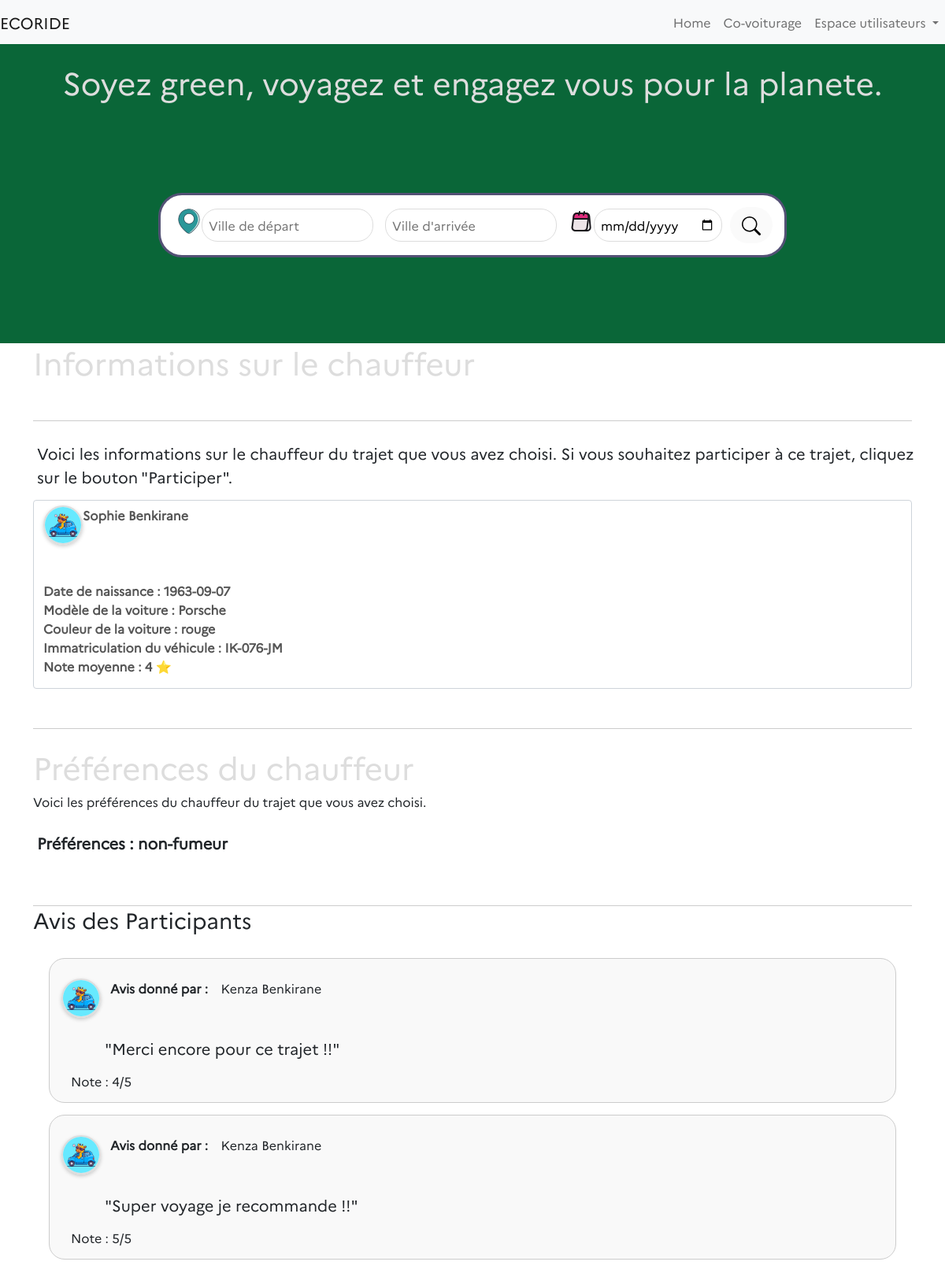
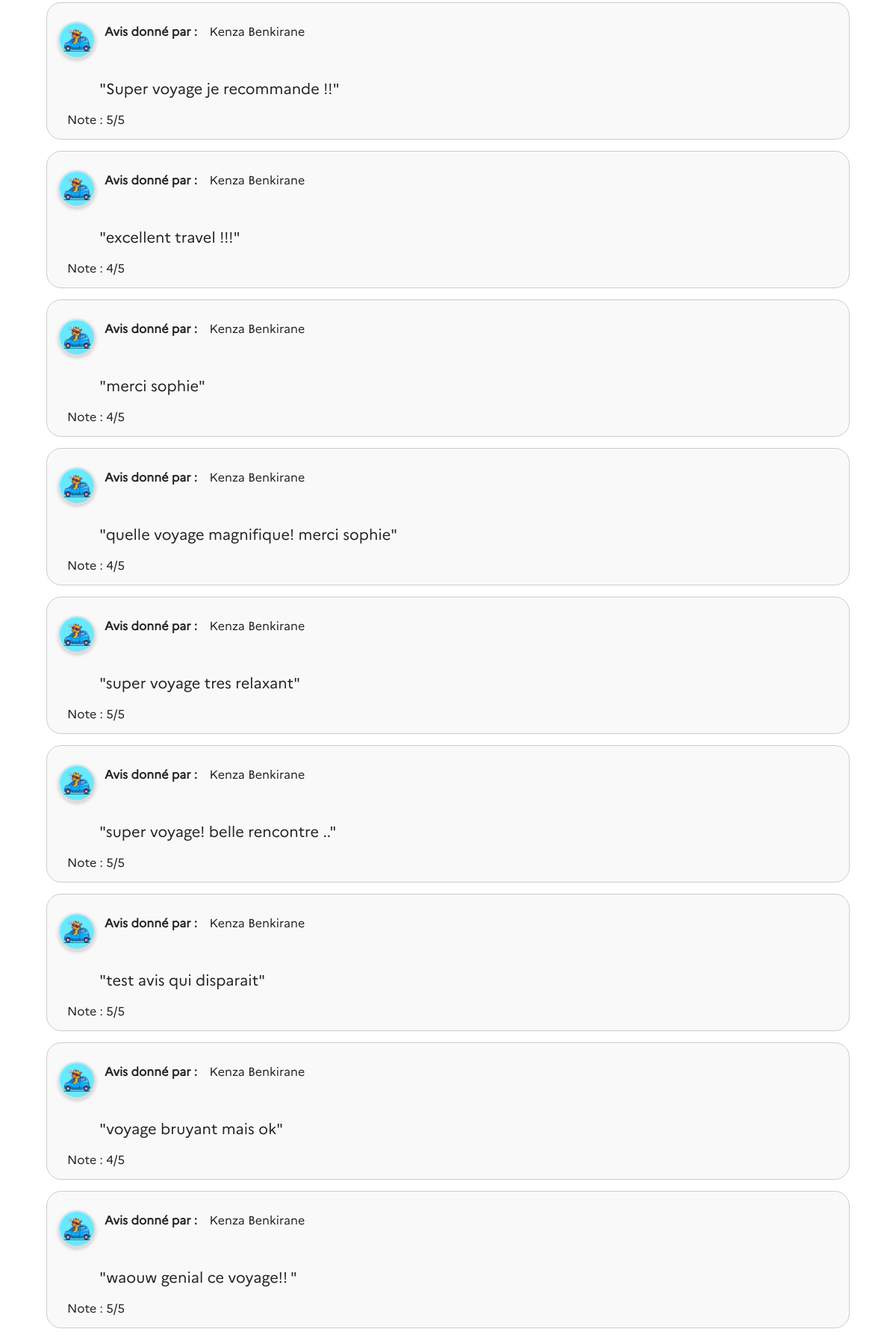
The page /pages/participer.php?covoiturage_id=140 (upper part) on the database its author committed (2 pictures, top to bottom).
### tables this page shows
CREATE TABLE "covoiturages" (
	"covoiturage_id"	INTEGER,
	"date_depart"	TEXT,
	"heure_depart"	TEXT,
	"lieu_depart"	TEXT,
	"date_arrivee"	TEXT,
	"heure_arrivee"	TEXT,
	"prix_personne"	INTEGER,
	"user_id"	INTEGER,
	"created_at"	TEXT,
	"lieu_arrivee"	TEXT,
	"nb_place"	INTEGER,
	"voiture_id"	INTEGER,
	"evaluation"	INTEGER,
	"commentaire"	TEXT,
	"statut"	TEXT DEFAULT 'en_attente',
	"duree_heures_minutes"	TEXT,
	PRIMARY KEY("covoiturage_id" AUTOINCREMENT),
	FOREIGN KEY("user_id") REFERENCES "utilisateurs"("user_id")
);

CREATE TABLE "utilisateurs" (
	"user_id"	INTEGER,
	"nom"	TEXT,
	"prenom"	TEXT,
	"adresse"	TEXT,
	"email"	TEXT UNIQUE,
	"password"	TEXT,
	"telephone"	TEXT,
	"date_naissance"	TEXT,
	"photo"	BLOB,
	"pseudo"	TEXT UNIQUE,
	"credits"	INTEGER DEFAULT 20,
	"ville"	TEXT,
	"average_note"	INTEGER,
	PRIMARY KEY("user_id" AUTOINCREMENT)
);

CREATE TABLE "voitures" (
	"voiture_id"	INTEGER,
	"modele"	TEXT,
	"immatriculation"	TEXT UNIQUE,
	"energie"	TEXT,
	"couleur"	TEXT,
	"date_premiere_immatriculation"	TEXT,
	"user_id"	INTEGER,
	PRIMARY KEY("voiture_id" AUTOINCREMENT)
);

CREATE TABLE "avis" (
	"avis_id"	INTEGER,
	"commentaire"	TEXT,
	"note"	INTEGER,
	"covoiturage_id"	INTEGER,
	"statut"	TEXT DEFAULT 'en_attente',
	"voyageur_id"	INTEGER,
	"participation_id"	INTEGER,
	"chauffeur_id"	INTEGER,
	PRIMARY KEY("avis_id" AUTOINCREMENT)
);

### pages/participer.php (the view, shortened to what this page needs)
<?php
$pdo = new PDO("sqlite:/Users/macosdev/Documents/GitHub/ecoRide-DrissBenkirane/ecorideDatabase.db");
$pdo->setAttribute(PDO::ATTR_ERRMODE, PDO::ERRMODE_EXCEPTION);
$covoiturage = null;
if (isset($_GET['covoiturage_id'])) {
    $covoiturage_id = $_GET['covoiturage_id'];
    try {
        $stmt = $pdo->prepare("SELECT user_id FROM covoiturages WHERE covoiturage_id = :covoiturage_id");
        $stmt->bindParam(':covoiturage_id', $covoiturage_id);
        $stmt->execute();
        $userId = $stmt->fetch(PDO::FETCH_ASSOC);
        $userId = $userId['user_id'];
    } catch (PDOException $e) {
        echo "Erreur lors de la récupération des avis : " . $e->getMessage();
    }
    try {
        $stmt = $pdo->prepare("
            SELECT c.*, u.nom AS nom, u.average_note AS average_note, u.prenom AS prenom, u.date_naissance, u.photo,
                   v.modele, v.couleur, v.immatriculation, v.energie
            FROM covoiturages c
            LEFT JOIN utilisateurs u ON c.user_id = u.user_id
            LEFT JOIN voitures v ON c.voiture_id = v.voiture_id
            WHERE c.covoiturage_id = :covoiturage_id
        ");
        $stmt->bindParam(':covoiturage_id', $covoiturage_id, PDO::PARAM_INT);
        $stmt->execute();
        $covoiturage = $stmt->fetch(PDO::FETCH_OBJ);
    } catch (PDOException $e) {
        echo "Erreur lors de la récupération des informations du covoiturage : " . $e->getMessage();
    }
    try {
        $stmt = $pdo->prepare("
            SELECT
                u.user_id,
                u.nom,
                u.prenom,
                u.photo,
                a.avis_id,
                a.commentaire,
                a.note
            FROM Participations p
            JOIN avis a ON p.voyageur_id = a.voyageur_id
            JOIN utilisateurs u ON a.voyageur_id = u.user_id
            WHERE p.chauffeur_id = :chauffeur_id
        ");
        $stmt->bindParam(':chauffeur_id', $userId, PDO::PARAM_INT);
        $stmt->execute();
        $avis = $stmt->fetchAll(PDO::FETCH_OBJ);
    } catch (PDOException $e) {
        echo "Erreur lors de la récupération des données : " . $e->getMessage();
    }
}
require_once '/Users/macosdev/Documents/GitHub/ecoRide-DrissBenkirane/elements/header.php';
?>
<div class="container">
    <h1>Informations sur le chauffeur</h1>
    <div class="ligne-horizontale"></div>
    <p class="description">
        Voici les informations sur le chauffeur du trajet que vous avez choisi. Si vous souhaitez participer à ce
        trajet,
        cliquez sur le bouton "Participer".
    </p><br>
    <?php if ($covoiturage): ?>
        <div class="form-control">
            <div class="publication-header">
                <div class="utilisateur-info">
                    <span>
                        <img src="<?= htmlspecialchars($covoiturage->photo) ?>"
                            alt="Photo de <?= htmlspecialchars($covoiturage->nom) ?>" class="photo-utilisateur" height="50"
                            width="50">
                    </span>
                    <span class="utilisateur" name="prenom">
                        <?= htmlspecialchars($covoiturage->prenom) ?>
                    </span>
                    <span class="utilisateur" name="nom">
                        <?= htmlspecialchars($covoiturage->nom) ?></span><br><br><br><br>
                    <span class="utilisateur" name="date_naissance">Date de naissance :
                        <?= htmlspecialchars($covoiturage->date_naissance) ?><br>
                    </span>
                    <span class="utilisateur" name="voiture">Modèle de la voiture :
                        <?= htmlspecialchars($covoiturage->modele) ?><br>
                    </span>
                    <span class="utilisateur" name="couleur">Couleur de la voiture :
                        <?= htmlspecialchars($covoiturage->couleur) ?><br>
                    </span>
                    <span class="utilisateur" name="nom">Immatriculation du véhicule :
                        <?= htmlspecialchars($covoiturage->immatriculation) ?><br>
                    </span>
                    <span class="utilisateur" name="note">Note moyenne :
                        <?= htmlspecialchars($covoiturage->average_note) ?> ⭐</span><br>
                </div>
            </div>
        </div>
        <div class="ligne-horizontale"></div></br>
        <h1>Préférences du chauffeur</h1>
        <p2 class="description">
            Voici les préférences du chauffeur du trajet que vous avez choisi.
        </p2><br>
        <div class="utilisateur">
            <p>Préférences : <?= htmlspecialchars($covoiturage->commentaire) ?><br>
            </p>
        </div></br>
    <?php else: ?>
        <p>Covoiturage non trouvé.</p>
    <?php endif; ?>
    <div class="ligne-horizontale"></div>
    <div class="utilisateur-info">
        <h3>Avis des Participants</h3>
    </div></br>
    <?php if (!empty($avis)) : ?>
        <?php foreach ($avis as $unAvis) : ?>
            <div class="publication-cadre">
                <div class="publication-details">
                    <div class="avis-section">
                        <div class="avis-cadre">
                            <div class="avis-header">
                                <span>
                                    <img src="<?= htmlspecialchars($unAvis->photo) ?>"
                                        alt="Photo de <?= htmlspecialchars($unAvis->nom) ?>" class="photo-utilisateur"
                                        height="50" width="50">
                                </span>
                                <strong class="container">Avis donné par : </strong> <?= htmlspecialchars($unAvis->prenom) ?>
                                <?= htmlspecialchars($unAvis->nom) ?></br></br>
                            </div>
                            <div class="avis-contenu">
                                <p>"<?= htmlspecialchars($unAvis->commentaire) ?>"</p></br>
                                <span class="container">Note : <?= htmlspecialchars($unAvis->note) ?>/5</span>
                            </div>
                        </div>
                    </div>
                </div>
            </div>
        <?php endforeach; ?>
    <?php else : ?>
        <p>Aucun avis pour ce chauffeur pour le moment.</p>
    <?php endif; ?>
</div>
<?php require_once '/Users/macosdev/Documents/GitHub/ecoRide-DrissBenkirane/elements/footer.php'; ?>

### styles/covoiturage.css (style rules this page uses)
* { font-family: 'Marianne'; }
p { font-size: 20px; position: relative; left: 5px; top: 25px; }
.ligne-horizontale { border-bottom: 1px solid #ccc; width: 100%; margin-top: 50px; }
.publication-cadre { border: 1px solid #ccc; padding: 15px; margin-bottom: 15px; border-radius: 20px; background-color: #f9f9f9; margin-right: 20px; margin-left: 20px; }
.publication-header { display: flex; justify-content: space-between; margin-bottom: 10px; font-size: 1em; color: #555; }
.utilisateur { font-weight: bold; }
.publication-details { display: grid; grid-template-columns: repeat(auto-fit, minmax(200px, 1fr)); gap: 10px; }
.photo-utilisateur { width: 50px; height: 50px; border-radius: 50%; object-fit: cover; border: 2px solid #ddd; box-shadow: 0px 2px 5px rgba(0, 0, 0, 0.2); float: left; vertical-align: middle; }

### styles/home.css (style rules this page uses)
* { font-family: 'Marianne'; }
img { margin: 0 auto 10px; display: block; }

### styles/header.css (style rules this page uses)
* { font-family: 'Marianne'; }

### styles/research.css (style rules this page uses)
h1 { color: #ddd; }

### styles/footer.css (style rules this page uses)
html { position: relative; min-height: 100%; }

### rows shown on the page
covoiturages: user.photo (picture), user.prenom "Sophie", user.nom "Benkirane", user.date_naissance "1963-09-07", voiture.modele "Porsche", voiture.couleur "rouge", voiture.immatriculation "IK-076-JM", user.average_note "4", commentaire "non-fumeur"
utilisateurs: photo (picture), prenom "Kenza", nom "Benkirane", avis.commentaire "Merci encore pour ce trajet !!", avis.note "4", avis.commentaire "Super voyage je recommande !!", avis.note "5", avis.commentaire "excellent travel !!!", avis.commentaire "merci sophie", avis.commentaire "quelle voyage magnifique! merci sophie", avis.commentaire "super voyage tres relaxant", avis.commentaire "super voyage! belle rencontre ..", avis.commentaire "test avis qui disparait", avis.commentaire "voyage bruyant mais ok", avis.commentaire "waouw genial ce voyage!!"
